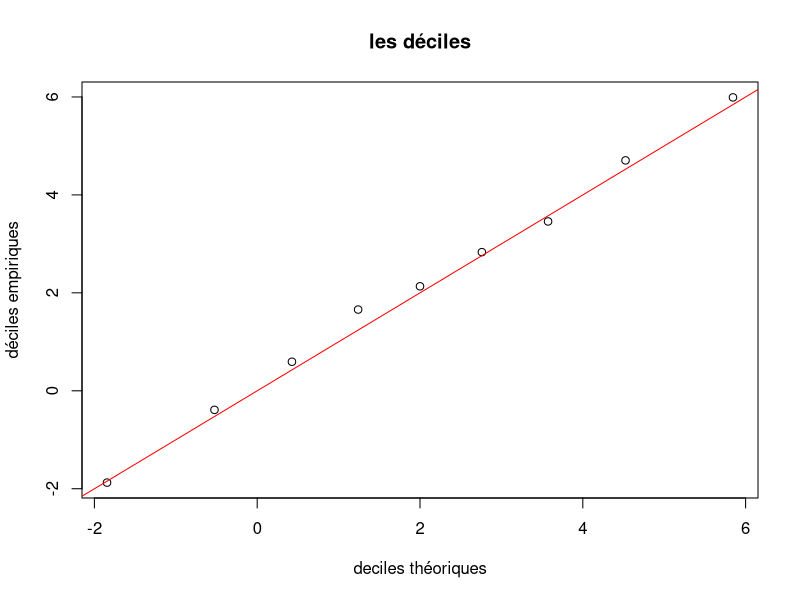
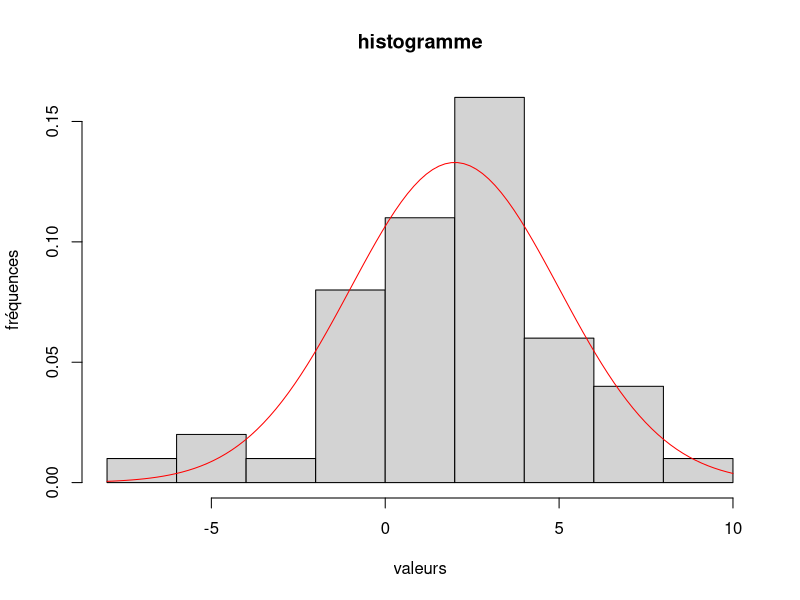
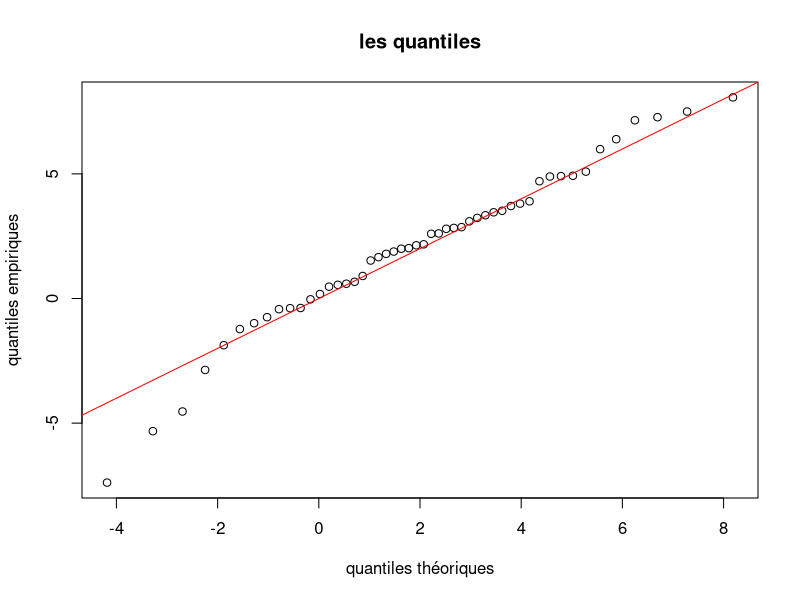
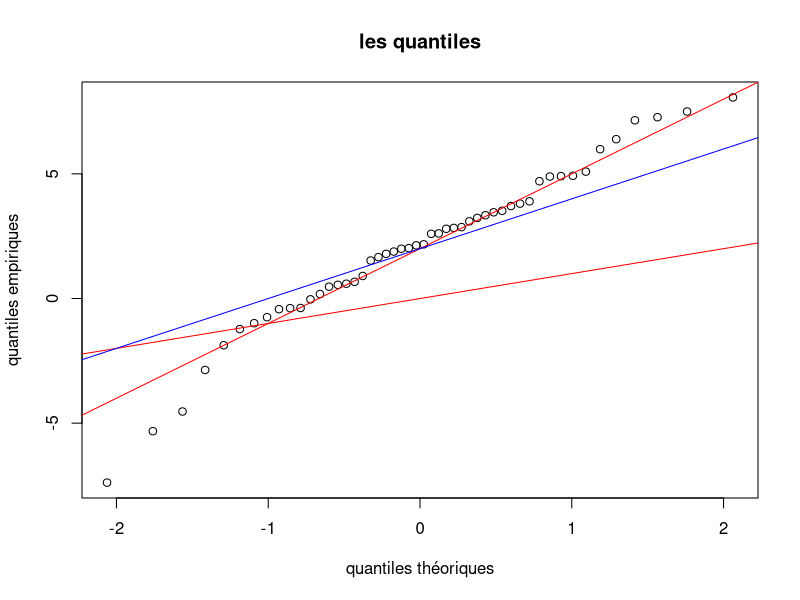

Source code (R) for these figures, in order:
# Dans cette partie X est une variable al ́eatoire de loi N (2, 4).

# Exercice 1 : quantiles empiriques ou th ́eoriques
# Le quantile empirique d’ordre α d’un  ́echantillon de n tirages ind ́ependants x1, x2, ..., xn de X est la
# valeur pour laquelle, la proportion des xi qui se trouvent inf ́erieurs ou  ́egaux `a cette valeur, vaut α. Le
# quantile th ́eorique d’ordre α appel ́e quantile (et calcul ́e par la fonction de quantile qnorm()) est la valeur
# telle que la probabilit ́e que X soit inf ́erieur ou  ́egal `a cette valeur, vaille α

# 1. Simuler un  ́echantillon de taille n = 50 de X et l’affecter `a x.

mu <- 2
sigma <- 3
n <- 50

x <- rnorm(n, mu, sigma)

# 2. Calculer les quantiles empiriques d’ordre 10%, 20%, ..., 90% de x (appel ́es aussi les d ́eciles empiriques
# car ils permettent de couper l’ ́echantillon en dix) `a l’aide de la fonction quantile() et en utilisant
# l’option type=1.

demp <- quantile(x, probs = seq(0.1, 0.9, 0.1), type = 1)

# 3. Calculer les quantiles th ́eoriques d’ordre 10%, 20%, ..., 90% de X `a l’aide de la fonction qnorm()

dtheo <- qnorm(seq(0.1, 0.9, 0.1), mu, sigma)

# 4. Faire un graphe des 9 points d’abscisses les d ́eciles et d’ordonn ́ees les d ́eciles empiriques. Ajouter
# la droite y = x. Commentaire

plot(dtheo, demp, main = "les déciles", xlab = "deciles théoriques", ylab = "déciles empiriques")
abline(0, 1, col = "red")

# 5. Faire un histogramme des observations tir ́ees et y superposer la densit ́e de la loi N (2, 4). Commen-
# taire.

hist(x, main = "histogramme", xlab = "valeurs", ylab = "fréquences", freq = FALSE)
curve(dnorm(x, mu, sigma), col = "red", add = TRUE)

# 6. Calculer les quantiles empiriques d’ordre 1/(n + 1), 2/(n + 1), ...., n/(n + 1) de x. Les comparer aux
# valeurs ordonn ́ees de l’ ́echantillon que l’on obtiendra avec la commande sort(x).

emp <- quantile(x, probs = seq(1 / (n + 1), n / (n + 1), 1 / (n + 1)), type = 1)
sort(x)

# 7. Calculer les quantiles th ́eoriques d’ordre 1/(n + 1), 2/(n + 1), ...., n/(n + 1) de X et tracer les points
# d’abscisses quantiles th ́eoriques et ordonn ́ees quantiles empiriques. Y ajouter la droite y = x.

theo <- qnorm(seq(1 / (n + 1), n / (n + 1), 1 / (n + 1)), mu, sigma)
plot(theo, emp, main = "les quantiles", xlab = "quantiles théoriques", ylab = "quantiles empiriques")
abline(0, 1, col = "red")

# 8. Reprendre les quantiles th ́eoriques d’ordre 1/(n + 1), 2/(n + 1), ...., n/(n + 1) de la variable normale
# centr ́ee r ́eduite U , calcul ́es dans la question 4 du premier exercice 1. Faire un plot() des valeurs
# ordonn ́ees de l’ ́echantillon selon les quantiles th ́eoriques d’ordre 1/(n + 1), 2/(n + 1), ...., n/(n + 1)
# de la variable normale centr ́ee r ́eduite U . Y ajouter la droite d’ ́equation y = σx + μ pour μ = 2 et
# σ = 2. Cette droite s’appelle droite de Henry et permet d’appr ́ecier la normalit ́e d’un  ́echantillon
# x1, ..., xn. Plus les points sont proches de la droite plus l’hypoth`ese de normalit ́e faite sur la variable
# qui a g ́en ́er ́e ces observations est correcte.

qtheoc <- qnorm(seq(1 / (n + 1), n / (n + 1), 1 / (n + 1)), 0, 1)
plot(qtheoc, sort(x), main = "les quantiles", xlab = "quantiles théoriques", ylab = "quantiles empiriques")
abline(mu, sigma, col = "red")
abline(0, 1, col = "red")
abline(2, 2, col = "blue")
